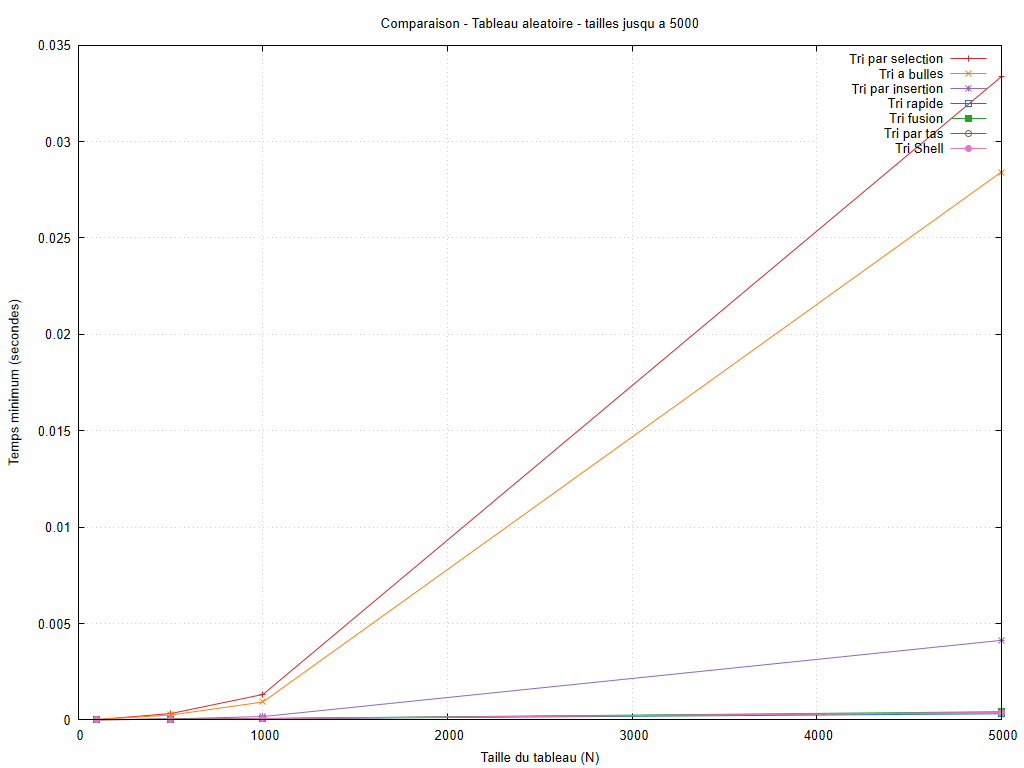

Source code (gnuplot):
set encoding utf8
set terminal pngcairo size 1024,768 font 'Arial,10'
set output 'graphiques/20261011_212626/configurations/aleatoire_petites_tailles.png'
set datafile missing 'non_mesure'
set datafile separator ';'
set title 'Comparaison - Tableau aleatoire - tailles jusqu a 5000'
set xlabel 'Taille du tableau (N)'
set ylabel 'Temps minimum (secondes)'
set grid
set yrange [0:*]
set xrange [0:5000]
plot 'resultats/20261011_212626/aleatoire.csv' every ::1 using 1:(column(1)<=5000 && column(2)>=0 ? column(2) : 1/0) title 'Tri par selection' with linespoints lc rgb '#d62728', 'resultats/20261011_212626/aleatoire.csv' every ::1 using 1:(column(1)<=5000 && column(4)>=0 ? column(4) : 1/0) title 'Tri a bulles' with linespoints lc rgb '#ff7f0e', 'resultats/20261011_212626/aleatoire.csv' every ::1 using 1:(column(1)<=5000 && column(6)>=0 ? column(6) : 1/0) title 'Tri par insertion' with linespoints lc rgb '#9467bd', 'resultats/20261011_212626/aleatoire.csv' every ::1 using 1:(column(1)<=5000 && column(8)>=0 ? column(8) : 1/0) title 'Tri rapide' with linespoints lc rgb '#1f77b4', 'resultats/20261011_212626/aleatoire.csv' every ::1 using 1:(column(1)<=5000 && column(10)>=0 ? column(10) : 1/0) title 'Tri fusion' with linespoints lc rgb '#2ca02c', 'resultats/20261011_212626/aleatoire.csv' every ::1 using 1:(column(1)<=5000 && column(12)>=0 ? column(12) : 1/0) title 'Tri par tas' with linespoints lc rgb '#8c564b', 'resultats/20261011_212626/aleatoire.csv' every ::1 using 1:(column(1)<=5000 && column(14)>=0 ? column(14) : 1/0) title 'Tri Shell' with linespoints lc rgb '#e377c2'
unset output
